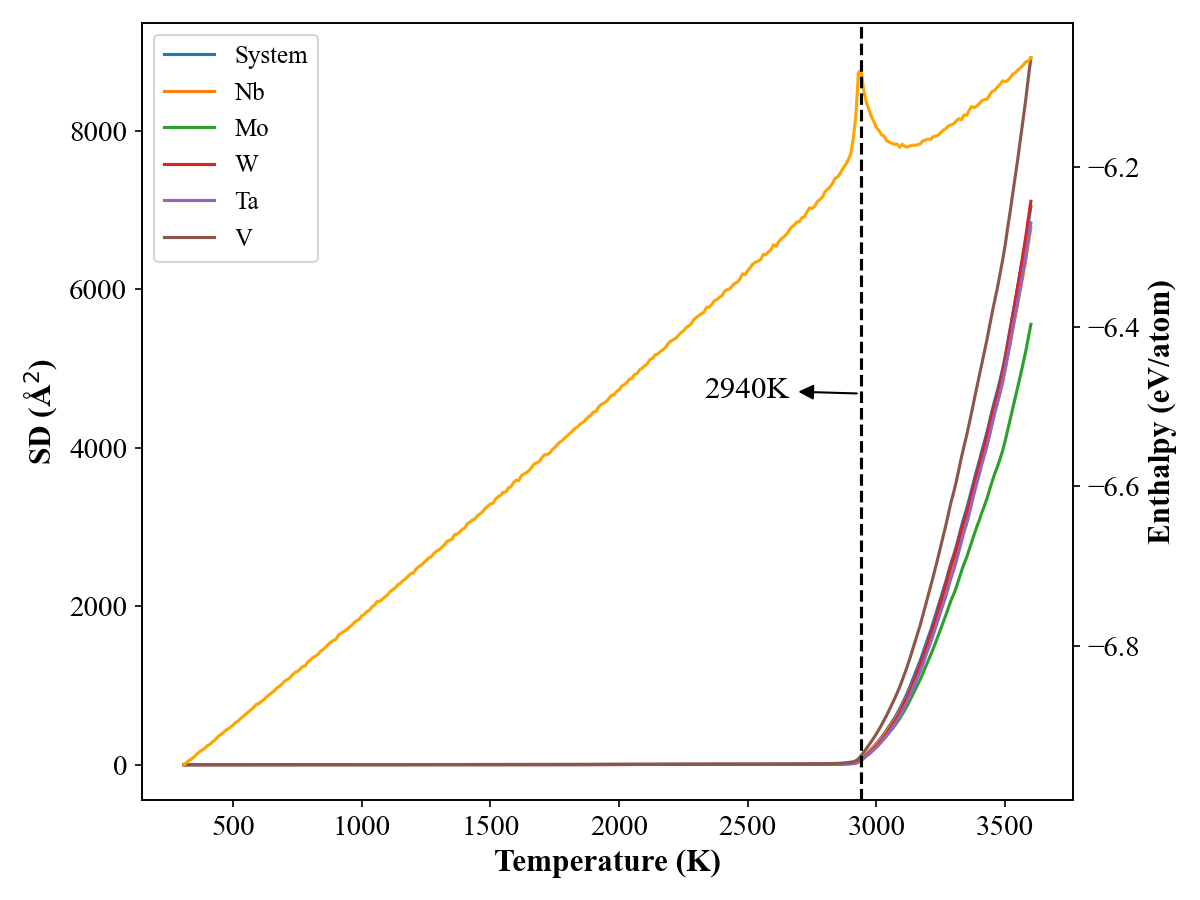

Reproduce this figure in Python.
# %%
import matplotlib.pyplot as plt
from brokenaxes import brokenaxes
from matplotlib.gridspec import GridSpec
import numpy as np

############------input-----##############
savename = "SD.png"
xlabel = 'Temperature (K)'
y1label = 'SD (Å$^{2}$)'
y2label = 'Enthalpy (eV/atom)'
frequency = 20
lw = 1.5
ms = 8
fontsize = 12 #fontsize=fontsize fontweight='bold'
structure = ['System','Nb', 'Mo', 'W', 'Ta', 'V']#
legend_loc = 'upper left'
font = {'family': 'serif',
        'serif': 'Times New Roman',
        'weight': 'normal',
        'size': 10}
plt.rc('font', **font)
##########################################

fig, ax1 = plt.subplots(tight_layout=True, figsize=(8, 6), dpi=150)

Enthalpy_data = np.genfromtxt("./Enthalpy_Temperature.dat")
for i in range(len(structure)):
        filename = './fortran4msd_' + str(i) + '.dat'
        sd_data = np.loadtxt(filename)
        lns1 = ax1.plot(Enthalpy_data[:,1], sd_data[:,1], '-', label=structure[i], markevery=frequency, linewidth=lw, markersize=ms)

ax2 = ax1.twinx() #sencond y axis
lns6 = ax2.plot(Enthalpy_data[:,1], Enthalpy_data[:,5], '-', color = 'orange', markevery=frequency, linewidth=lw, markersize=ms)

#Turning point
delta = []
sd_data = np.loadtxt('./fortran4msd_0.dat')
for i in range(len(sd_data[1:,0])-1):
    if(i != 0):
        delta.append((sd_data[i+1,1] - sd_data[i,1])/sd_data[i+1,1])
    
#print(delta[:])
tp_index = np.argmax(delta[:])
Tm = 2940#int(Enthalpy_data[tp_index,1]) #need to check
print(Tm)

ymin, ymax = ax1.get_ylim()
plt.axvline(x=Tm, ymin=0, ymax=1, linestyle = '--', color = 'k') #dash line
ax1.annotate(str(Tm)+'K', (Tm,ymax/2), xytext=(-75, -2),textcoords='offset points', arrowprops=dict(facecolor='black', arrowstyle='<|-'),fontsize = 15)

#軸設定
#ax1.set_xlim(300, 2500)
#ax1.set_ylim(-0.5, 4.5)
ax1.set_xlabel(xlabel,fontsize=15, fontweight='bold')
ax1.set_ylabel(y1label,fontsize=15, fontweight='bold')
ax2.set_ylabel(y2label,fontsize=15, fontweight='bold')

ax1.tick_params(axis='x', labelsize=14)
ax1.tick_params(axis='y', labelsize=14)
ax2.tick_params(axis='y', labelsize=14)

ax1.legend(loc=legend_loc, fontsize=12)

plt.savefig(savename)
plt.show()
# %%
